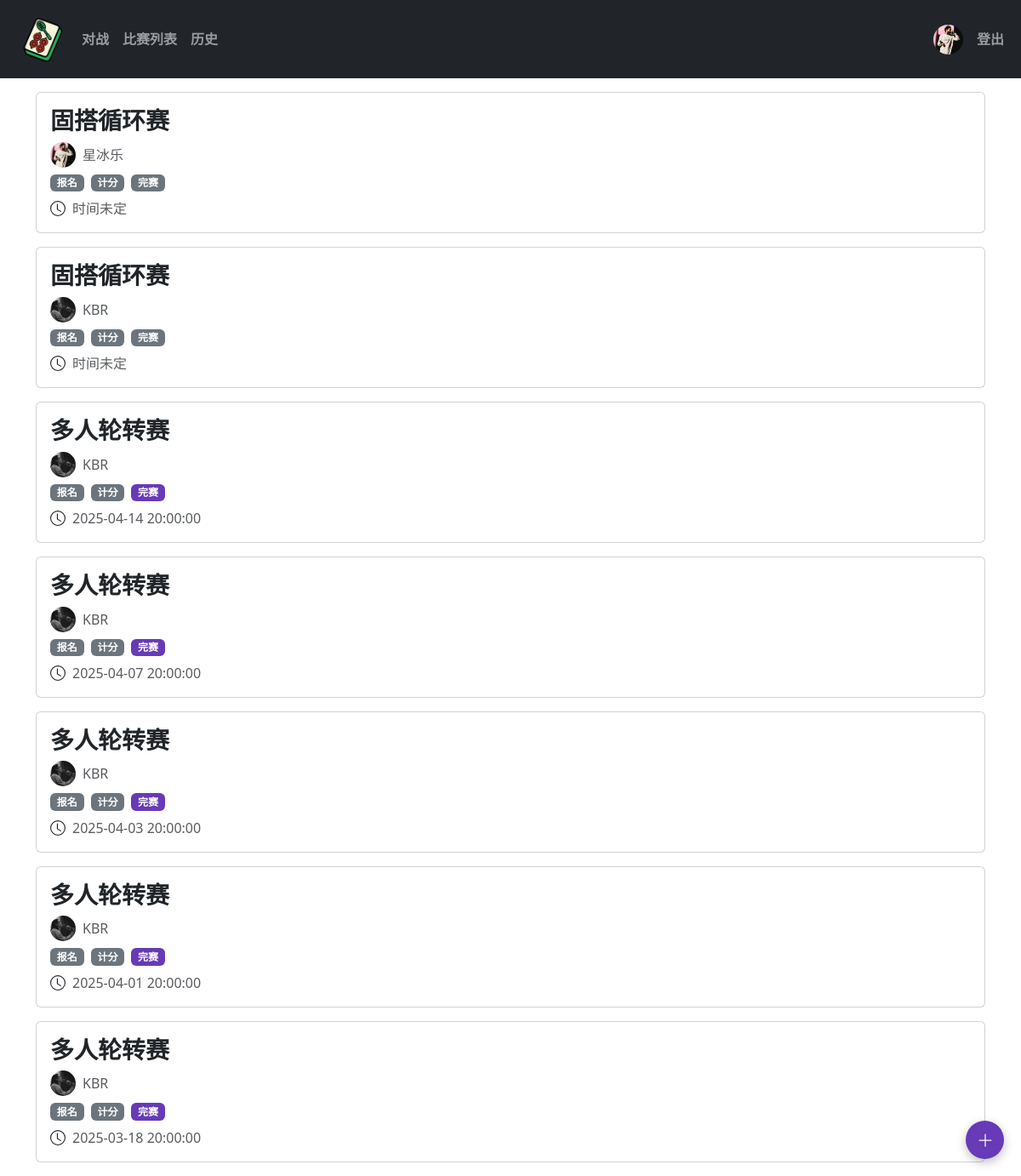
The page /gamelist (signed in) on the database its author committed.
### app/models.py (models this page shows, shortened)
class Users(UserMixin, db.Model):
    id = db.Column(db.Integer, unique=True, primary_key=True)
    username = db.Column(db.String(80),  nullable=False)
    gender = db.Column(db.Enum(Gender), nullable=False)
    password = db.Column(db.String(256), nullable=False)
    avatar = db.Column(db.String(120))  # 存储头像文件名

class Games(db.Model):
    id = db.Column(db.Integer, unique=True, primary_key=True)
    creator_id = db.Column(db.Integer,nullable=False)
    game_type = db.Column(db.String(20), nullable=False)
    timestamp = db.Column(db.DateTime, nullable=True)
    location = db.Column(db.String(50), default = "")
    status = db.Column(db.Enum(GameStatus), default = GameStatus.READY)
    title = db.Column(db.String(50), default = "")
    rule = db.Column(db.String(100), default = "")
    signup_data = db.Column(db.JSON, default=list)
    updated_at = db.Column(db.DateTime(timezone=True), nullable=False, default=lambda:datetime.now(timezone.utc), onupdate=lambda:datetime.now(timezone.utc))

### app/route.py (the view)
@app.route("/gamelist")
@login_required
def gamelist():
    games = []
    for game in Games.query.order_by(desc(Games.id)).all():
        user = Users.query.filter_by(id=game.creator_id).first()
        game_type = ""
        idx = int(game.game_type.split("-")[1]) - 1
        if game.game_type.split("-")[0] == "double":
            game_type = double_event_list[idx]["title"]
        if game.game_type.split("-")[0] == "single":
            game_type = single_event_list[idx]["title"]
        if game.game_type.split("-")[0] == "team":
            game_type = team_event_list[idx]["title"]
        games.append({
            "game_id": game.id,
            "gametype":game_type,
            "gametime":game.timestamp,
            "admin_name": user.username,
            "admin_avatar": user.avatar,
            "status": game.status,
            "gametitle": game.title
        })
    if(len(games) == 0):
        session["game_id"] = -1
        session.pop('game_config', None)
    return render_template("gamelist.html",games=games)

### app/models.py (called while the page is built)
@login.user_loader
def load_user(user_id):
    return Users.query.filter_by(id=user_id).first()

### app/templates/gamelist.html (shortened to what this page needs)
{% extends "base.html" %}
{% block app_content %}
{%if games|length == 0 %}
<div class="w-100 d-flex justify-content-center align-items-center"
     style="height:70vh; background-color:white; color:rgb(196, 176, 233);">
  <h5 class="m-0 text-center text-md-start">
    暂无比赛
  </h5>
</div>
{% else %}
    {% for game in games%}
    <div class="card gamecard" data-game-id="{{ game['game_id'] }}">
        <div class="card-body">
          {% if game.gametitle %}
          <h3 class="card-title fw-bold">{{game.gametitle}}</h3>
          {% else %}
            <h3 class="card-title fw-bold" id="participantCount">{{game.gametype}}</h3>
          {% endif %}
          <div class="d-flex align-items-center gap-2 mt-2">
            <img src="{{ url_for('static', filename='uploads/avatars/' + game["admin_avatar"]) }}"
            width="30" height="30"
            class="avatar rounded-circle align-self-center align-middle"
            alt="用户头像">
            <p class="mb-0 text-muted">{{game["admin_name"]}}</p>
          </div>
          <div class="d-flex gap-2 mt-2">
            <span class="badge {{ 'badge-custom-purple' if game.status.name == 'READY' else 'bg-secondary' }}">报名</span>
            <span class="badge {{ 'badge-custom-purple' if game.status.name == 'ING' else 'bg-secondary' }}">计分</span>
            <span class="badge {{ 'badge-custom-purple' if game.status.name == 'DONE' else 'bg-secondary' }}">完赛</span>
        </div>
          <div class="d-flex align-items-center gap-2 mt-2">
            <svg xmlns="http://www.w3.org/2000/svg" width="18" height="18" fill="currentColor" class="bi bi-clock" viewBox="0 0 16 16">
                <path d="M8 3.5a.5.5 0 0 0-1 0V9a.5.5 0 0 0 .252.434l3.5 2a.5.5 0 0 0 .496-.868L8 8.71z"/>
                <path d="M8 16A8 8 0 1 0 8 0a8 8 0 0 0 0 16m7-8A7 7 0 1 1 1 8a7 7 0 0 1 14 0"/>
              </svg>
            {% if game["gametime"] %}
              <p class="mb-0 text-muted">{{game["gametime"]}}</p>
            {% else %}
            <p class="mb-0 text-muted">时间未定</p>
            {% endif %}
          </div>
        </div>
      </div>
    {% endfor %}
{% endif %}
<div class="floating-btn" onclick="showGameCreationModal()">
  <svg xmlns="http://www.w3.org/2000/svg" width="20" height="20" fill="currentColor" class="bi bi-plus-lg" viewBox="0 0 16 16">
    <path fill-rule="evenodd" d="M8 2a.5.5 0 0 1 .5.5v5h5a.5.5 0 0 1 0 1h-5v5a.5.5 0 0 1-1 0v-5h-5a.5.5 0 0 1 0-1h5v-5A.5.5 0 0 1 8 2"/>
  </svg>
</div>
{% endblock%}

### app/templates/base.html (shortened to what this page needs)
<!doctype html>
<html lang="en">
    <head>
        {% block head %}
            {% block styles %}
                {{ bootstrap.load_css() }}
            {% endblock %}
        {% endblock %}
    </head>
    <body>
        {% block navbar %}
            {% include 'navbar.html' %}
        {% endblock %}
        {% block content %}
            <div class="container pt-3">
                {% block app_content%}
                {% endblock %}
            </div>
        {% endblock %}
    </body>
</html>

### app/templates/navbar.html (shortened to what this page needs)
<nav class="navbar navbar-expand-sm navbar-dark bg-dark">
  <div class="container-fluid">
    <div class="d-flex justify-content-between w-100">
      <div class="d-flex align-items-center">
        <ul class="navbar-nav flex-row align-items-center">
          <li class="nav-item">
            <a class="nav-link" href="{{url_for('hello_world')}}">
              <img src="{{ url_for('static', filename='images/111.png') }}" alt="" width="60" height="60">
            </a>
          </li>
          <li class="nav-item">
            <a class="nav-link fw-bold" href="{{url_for('gamemenu')}}">对战</a>
          </li>
          <li class="nav-item">
            <a class="nav-link fw-bold" href="{{url_for('gamelist')}}">比赛列表</a>
          </li>
          <li class="nav-item">
            <a class="nav-link fw-bold" href="{{url_for('history')}}">历史</a>
          </li>
        </ul>
      </div>
      <div class="d-flex align-items-center">
          <ul class="navbar-nav flex-row">
            {% if not current_user.is_authenticated %}
              <li class="nav-item">
                <a class="nav-link fw-bold" href="{{url_for('login')}}">登录</a>
              </li>
              {% else %}
              <li class="nav-item align-self-center">
                <a class="nav-link align-self-center align-middle" href="#">
                  <img src="{{ url_for('static', filename='uploads/avatars/' + current_user.avatar) }}"
                  width="35" height="35"
                  class="avatar rounded-circle "
                  alt="用户头像">
                </a>
              </li>
              <li class="nav-item align-self-center">
                <a class="nav-link fw-bold" href="{{url_for('logout')}}">登出</a>
              </li>
              {% endif %}
          </ul>
      </div>
    </div>
  </div>
</nav>

### app/templates/gamelist.html (style rules this page uses)
.gamecard { margin-bottom:1.0rem; }
.badge-custom-purple { background-color: #673AB7 !important; color: white !important; }
.floating-btn { position: fixed; bottom: 20px; right: 20px; width: 45px; height: 45px; border-radius: 50%; background: #673AB7; color: white; cursor: pointer; box-shadow: 0 4px 12px rgba(0,0,0,0.25); display: flex; align-items: center; justify-content: center; transition: transform 0.2s; z-index: 1000; }

### rows shown on the page
Users: avatar (picture), gametype "固搭循环赛", admin_name "星冰乐", shows "时间未定"
Users: gametype "固搭循环赛", avatar (picture), admin_name "KBR", shows "时间未定", gametype "多人轮转赛", gametime "2025-04-14 20:00:00", gametime "2025-04-07 20:00:00", gametime "2025-04-03 20:00:00", gametime "2025-04-01 20:00:00", gametime "2025-03-18 20:00:00"
